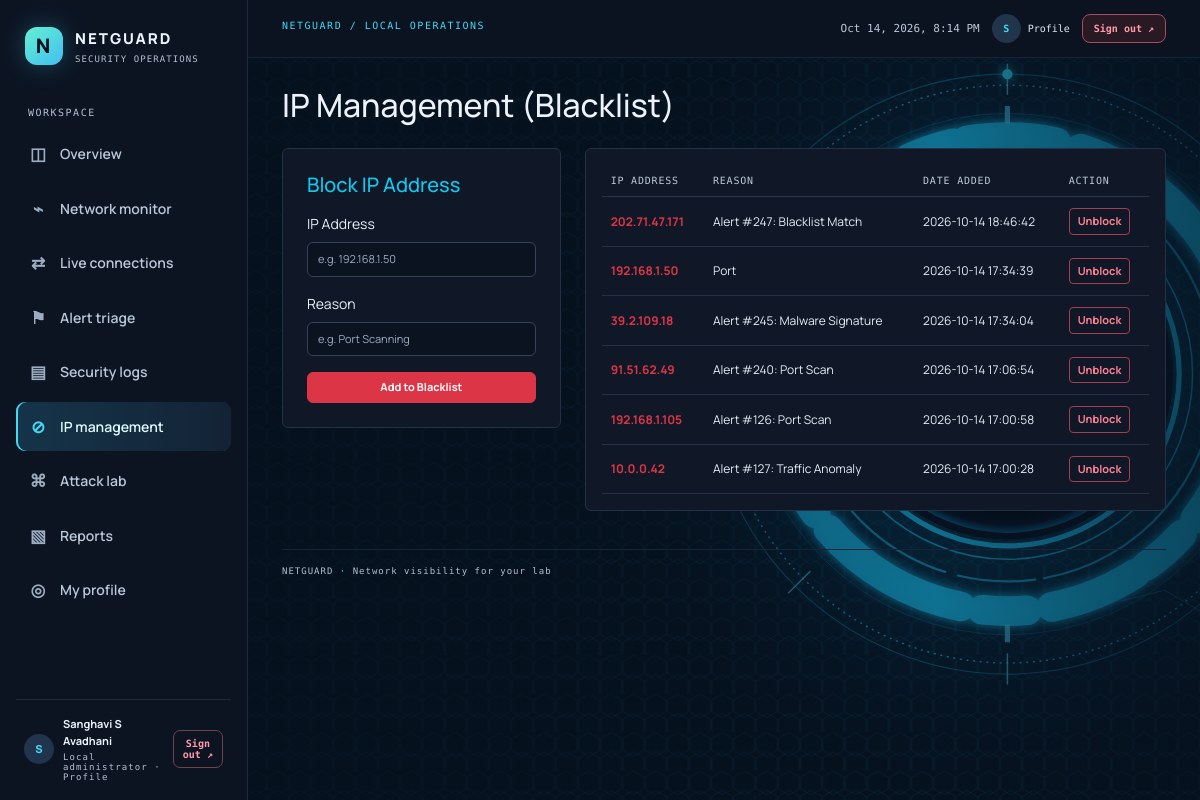
The page /ips (signed in) on the database its author committed.
### tables this page shows
CREATE TABLE blacklisted_ips (
            id INTEGER PRIMARY KEY AUTOINCREMENT,
            ip_address TEXT UNIQUE NOT NULL,
            reason TEXT,
            created_at TIMESTAMP DEFAULT CURRENT_TIMESTAMP
        );

### app.py (the view, shortened to what this page needs)
@app.route('/ips', methods=['GET', 'POST'])
def ips():
    if 'user_id' not in session: return redirect(url_for('login'))
    conn = get_db_connection()
    blacklisted = conn.execute("SELECT * FROM blacklisted_ips ORDER BY created_at DESC").fetchall()
    conn.close()
    return render_template('ips.html', ips=blacklisted)

### app.py (called while the page is built)
@app.context_processor
def inject_inline_theme():
    stylesheet_path = os.path.join(app.root_path, 'static', 'css', 'style.css')
    with open(stylesheet_path, encoding='utf-8') as stylesheet:
        return {'netguard_styles': stylesheet.read()}

### database/db_handler.py (called while the page is built)
def get_db_connection():
    conn = sqlite3.connect(Config.DB_PATH, timeout=30)
    conn.execute('PRAGMA busy_timeout = 30000')
    conn.row_factory = sqlite3.Row
    return conn

### templates/ips.html (shortened to what this page needs)
{% extends 'base.html' %}
{% block content %}
<h2 class="mb-4">IP Management (Blacklist)</h2>
<div class="row">
    <div class="col-md-4">
        <div class="card p-4">
            <h5 class="mb-3 text-info">Block IP Address</h5>
            <form method="POST" action="{{ url_for('ips') }}">
                <div class="mb-3">
                    <label class="form-label">IP Address</label>
                    <input type="text" name="ip_address" class="form-control bg-dark text-light border-secondary" placeholder="e.g. 192.168.1.50" required>
                </div>
                <div class="mb-3">
                    <label class="form-label">Reason</label>
                    <input type="text" name="reason" class="form-control bg-dark text-light border-secondary" placeholder="e.g. Port Scanning" required>
                </div>
                <button type="submit" class="btn btn-danger w-100">Add to Blacklist</button>
            </form>
        </div>
    </div>
    <div class="col-md-8">
        <div class="card p-3 h-100">
            <table class="table table-dark table-hover mb-0">
                <thead>
                    <tr>
                        <th>IP Address</th>
                        <th>Reason</th>
                        <th>Date Added</th>
                        <th>Action</th>
                    </tr>
                </thead>
                <tbody>
                    {% for ip in ips %}
                    <tr>
                        <td class="text-danger fw-bold">{{ ip.ip_address }}</td>
                        <td>{{ ip.reason }}</td>
                        <td>{{ ip.created_at }}</td>
                        <td>
                            <form action="{{ url_for('delete_ip', ip_id=ip.id) }}" method="POST" style="display:inline;">
                                <button type="submit" class="btn btn-sm btn-outline-danger">Unblock</button>
                            </form>
                        </td>
                    </tr>
                    {% else %}
                    <tr>
                        <td colspan="4" class="text-center text-muted py-4">No IP addresses are currently blacklisted.</td>
                    </tr>
                    {% endfor %}
                </tbody>
            </table>
        </div>
    </div>
</div>
{% endblock %}

### static/css/style.css (style rules this page uses)
:root { color-scheme:dark;--bg:#080d17;--panel:#101827;--panel2:#141f31;--line:#233147;--text:#e8eff9;--muted:#8b9ab0;--cyan:#42d9f5;--mint:#65e6b1;--orange:#ffb45b;--red:#ff647c }
* { box-sizing:border-box }
body { margin:0;background:var(--bg);color:var(--text);font-family:Manrope,'Segoe UI',sans-serif;font-size:14px;min-height:100vh }
.table { --bs-table-bg:transparent;--bs-table-color:#d8e2f0;--bs-table-border-color:#243147;font-size:11px;margin:0 }
.table thead th { color:#8495ac;font:9px 'DM Mono',monospace;letter-spacing:.8px;text-transform:uppercase;border-bottom-color:#27364b;padding:10px 9px }
.table td { padding:11px 9px;vertical-align:middle }
.btn { font-size:11px;font-weight:700 }
.card { background:var(--panel);color:var(--text);border:1px solid var(--line) }
.form-control,.form-select { background-color:#0d1725;color:var(--text);border-color:#2a3950;font-size:11px }
.btn-outline-danger { color:#ff8192;border:1px solid #a63e53;background:transparent }
.bg-dark { background:#0b1320!important;color:#d7e3f2 }
.border-secondary { border:1px solid #33435a!important }
.form-control { padding:8px 10px;border-radius:6px }
.table tbody tr { transition:background .2s ease }
.table td { vertical-align:middle }
body { background:radial-gradient(ellipse at 76% -10%,#132a3d 0,transparent 38%),radial-gradient(ellipse at 15% 85%,#101b30 0,transparent 32%),var(--bg) }
:root { --muted:#b0bfd2 }
.table thead th { color:#adbed3;font-size:10px }
.table { font-size:12px }
:root { --muted:#bdc9d8 }
body,.main-panel,.panel,.metric-card { color:#edf3fb }
.table { --bs-table-color:#e5edf7 }
.table thead th { color:#bdc9d8 }
.form-control::placeholder { color:#9dacc0;opacity:1 }
body { perspective:none!important;perspective-origin:initial!important;background-color:#06111e!important;background-image:linear-gradient(90deg,#06111ee0 0%,#06111eb5 42%,#06111e55 78%,#06111e90 100%),url('/static/images/netguard-hud-bg.svg')!important;background-position:center,center;background-size:cover,cover;background-repeat:no-repeat;background-attachment:fixed }
body:before { transform:none!important;transform-origin:center;opacity:.025;animation:grid-drift 60s linear infinite }
.brand-mark,.top-avatar,.avatar,.side-nav a,.btn,.top-logout,.logout-link { transform:none!important }

### rows shown on the page
blacklisted_ips: ip_address "202.71.47.171", reason "Alert #247: Blacklist Match", created_at "2026-10-14 18:46:42"
blacklisted_ips: ip_address "192.168.1.50", reason "Port", created_at "2026-10-14 17:34:39"
blacklisted_ips: ip_address "39.2.109.18", reason "Alert #245: Malware Signature", created_at "2026-10-14 17:34:04"
blacklisted_ips: ip_address "91.51.62.49", reason "Alert #240: Port Scan", created_at "2026-10-14 17:06:54"
blacklisted_ips: ip_address "192.168.1.105", reason "Alert #126: Port Scan", created_at "2026-10-14 17:00:58"
blacklisted_ips: ip_address "10.0.0.42", reason "Alert #127: Traffic Anomaly", created_at "2026-10-14 17:00:28"

### other values the page prints
{{ session.get('display_name', session.get('username', 'Analyst')) }} "Sanghavi S Avadhani"
